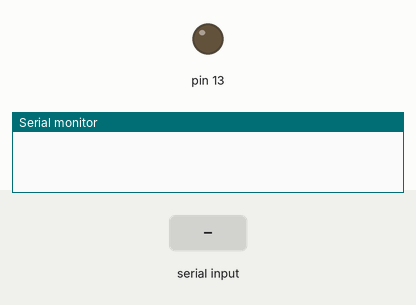
This sketch was run on a simulated Arduino Uno, built with avr-gcc and run on an emulated ATmega328P. On the bench: output pins drawn as LEDs (lit = HIGH), the last lines printed to the serial monitor. The test bench sets the inputs (shaded band).

Above: at 1.2 s.
1.3 s: "1\n" received over Serial
At 5.5 s:
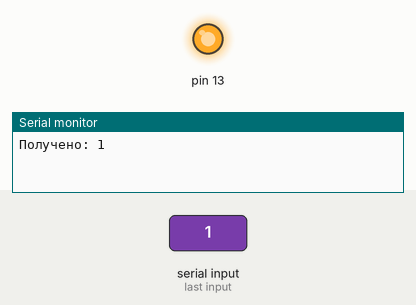
Timing chart, 0 to 14.8 s (numbered marks = the images above; inputs shaded):
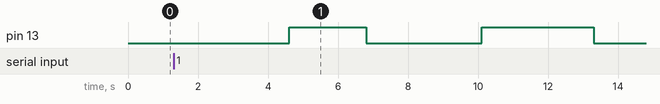

The sketch:

sketch_4.ino
```cpp
#include <Arduino.h>
#include "Arduino-lib.h"
#include "led-lib.h"

ArduinoAdapter adapter;
// txPin = 13, без rx
LedIntr dev(&adapter, 13, -1, 100);

void setup() {
  pinMode(13, OUTPUT);
  Serial.begin(115200);
}

void loop() {
  if (Serial.available() > 0) {
    String input = Serial.readStringUntil('\n');
    Serial.print("Получено: ");
    Serial.println(input);

    dev.send(input);
    Serial.print("Sent: ");
    Serial.println(input);
  }
}
```

Arduino-lib.h
```cpp
#ifndef ARDUINO_LIB_H
#define ARDUINO_LIB_H

#include <Arduino.h>
#include "led-lib.h"

class ArduinoAdapter : public IGpioAdapter {
public:
    void pinWrite(int pin, bool value) override {
        digitalWrite(pin, value ? HIGH : LOW);
    }

    bool pinRead(int pin) override {
        return digitalRead(pin) == HIGH;
    }

    void delay(unsigned long ms) override {
        ::delay(ms);
    }

    void delayMicro(unsigned long us) override {
        delayMicroseconds(us);
    }
};

#endif
```

led-lib.cpp
```cpp
#include "led-lib.h"
#include <Arduino.h>

LedIntr::LedIntr(IGpioAdapter* adapter, int txPin, int rxPin, unsigned long bitDelayUs)
    : _adapter(adapter), _txPin(txPin), _rxPin(rxPin), _bitDelay(bitDelayUs) {
    if (_txPin != -1) {
        pinMode(_txPin, OUTPUT);
    }
    if (_rxPin != -1) {
        pinMode(_rxPin, INPUT);
    }
}

void LedIntr::sendBit(uint8_t bit) {
    if (_txPin == -1) return;

    _adapter->pinWrite(_txPin, bit ? HIGH : LOW);
    _adapter->delay(_bitDelay);
}

void LedIntr::send(const String& text) {
    const int bitDuration = 1000; // мс на один бит (подберите под ваш фоторезистор)

    for (size_t i = 0; i < text.length(); i++) {
        uint8_t byteVal = (uint8_t)text[i];

        // стартовый бит (0)
        sendBit(0);
        delay(bitDuration);

        // MSB - от старшего к младшим битам
        for (int bit = 7; bit >= 0; bit--) {
            sendBit((byteVal >> bit) & 1);
            delay(bitDuration);
        }

        // стоповый бит (1)
        sendBit(1);
        delay(bitDuration * 2);  // чуть длиннее для надёжности
    }

    sendBit(0);
}

uint8_t LedIntr::receiveBit() {
    if (_rxPin == -1) return 0;

    int analogVal = analogRead(_rxPin);
    uint8_t bit = (analogVal > _threshold) ? 1 : 0;

    _adapter->delayMicro(_bitDelay);
    return bit;
}

void LedIntr::receiveLoop() {
    if (_rxPin == -1) return;

    while (true) {
        // ждем стартовый бит (0)
        while (receiveBit() != 0) {
            // ожидание
        }

        uint8_t byteVal = 0;

        // читаем 8 бит данных
        for (int bit = 0; bit < 8; bit++) {
            uint8_t b = receiveBit();
            byteVal |= (b & 1) << bit;
        }

        // проверяем стоповый бит (должен быть 1)
        if (receiveBit() == 1) {
            char c = (char)byteVal;
            Serial.print(c);
        }
    }
}
```

led-lib.h
```cpp
#ifndef LEDINTR_H
#define LEDINTR_H

#include <Arduino.h>

// Универсальный интерфейс GPIO
class IGpioAdapter {
public:
    virtual void pinWrite(int pin, bool value) = 0;
    virtual bool pinRead(int pin) = 0;
    virtual void delay(unsigned long ms) = 0;
    virtual void delayMicro(unsigned long us) = 0;
    virtual ~IGpioAdapter() {}
};

// Кодировщик / декодировщик
class LedIntr {
public:
    LedIntr(IGpioAdapter* adapter, int txPin = -1, int rxPin = -1, unsigned long bitDelayUs = 500);

    void send(const String& text);
    void receiveLoop();

private:
    IGpioAdapter* _adapter;
    int _txPin;
    int _rxPin;
    unsigned long _bitDelay;
    int _threshold = 500;

    void sendBit(uint8_t bit);
    uint8_t receiveBit();
};

#endif
```

Measured:
- after the input at 1.3 s, pin 13: LOW → HIGH after 3.3 s, → LOW 2.2 s later, → HIGH 3.3 s later, → LOW 3.2 s later
